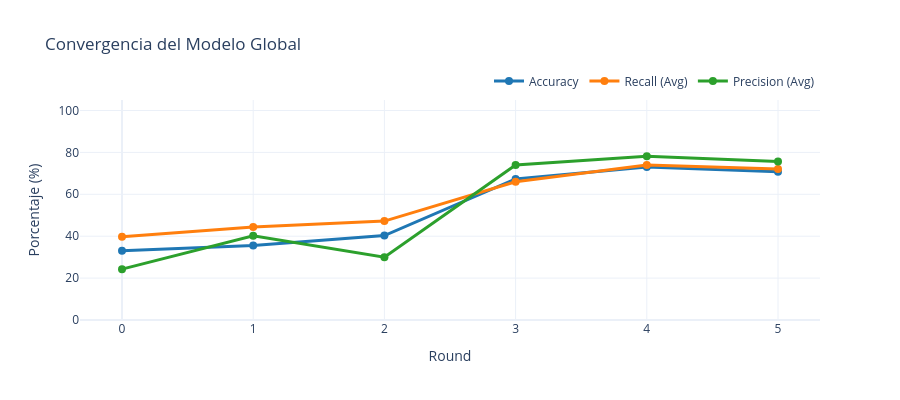

This figure's notebook cell:
### Markdown cell above
## 📉 7. Gráfica de Convergencia

Visualizamos cómo evolucionan las métricas del modelo global durante el entrenamiento federado.

### Code cell
if history:
    # Crear gráfica de convergencia usando la función del dashboard
    plot_json = create_convergence_plot(history, metrics_type=demo_config['metrics_type'])
    
    if plot_json:
        import plotly.io as pio
        fig = pio.from_json(plot_json)
        fig.show()
    else:
        print("⚠️ No se pudo generar la gráfica de convergencia")

### Figure 1 — Plotly figure (JSON) as saved in the notebook; plotly's stock layout.template omitted (floating-point values rounded to 4 significant figures)
{"data": [{"line": {"color": "#1f77b4", "width": 3}, "marker": {"size": 8}, "mode": "lines+markers", "name": "Accuracy", "type": "scatter", "x": [0, 1, 2, 3, 4, 5], "y": [33.02, 35.56, 40.32, 67.3, 73.02, 70.79]}, {"line": {"color": "#ff7f0e", "width": 3}, "marker": {"size": 8}, "mode": "lines+markers", "name": "Recall (Avg)", "type": "scatter", "x": [0, 1, 2, 3, 4, 5], "y": [39.79, 44.38, 47.19, 65.95, 74.0, 72.08]}, {"line": {"color": "#2ca02c", "width": 3}, "marker": {"size": 8}, "mode": "lines+markers", "name": "Precision (Avg)", "type": "scatter", "x": [0, 1, 2, 3, 4, 5], "y": [24.27, 40.23, 30.01, 74.0, 78.19, 75.67]}], "layout": {"height": 400, "hovermode": "x unified", "legend": {"orientation": "h", "x": 1, "xanchor": "right", "y": 1.02, "yanchor": "bottom"}, "title": {"text": "Convergencia del Modelo Global"}, "xaxis": {"title": {"text": "Round"}}, "yaxis": {"range": [0, 105], "title": {"text": "Porcentaje (%)"}}}}
